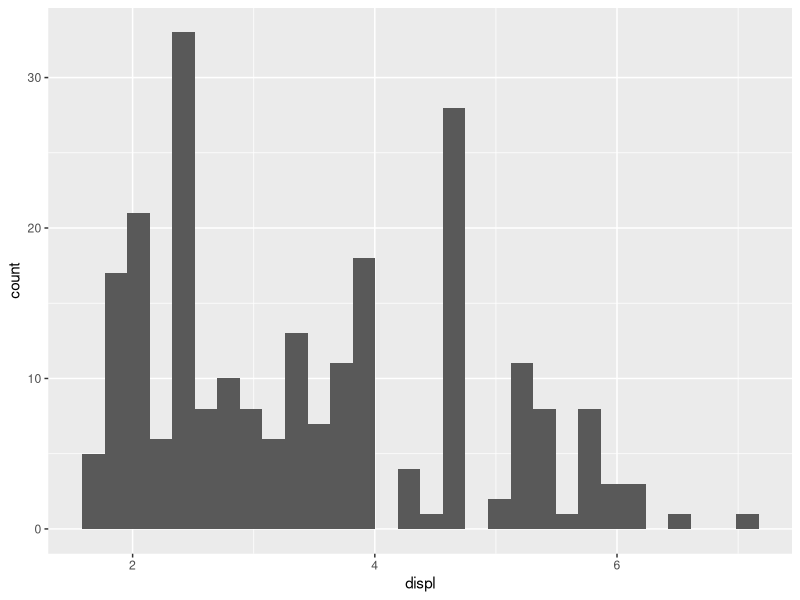
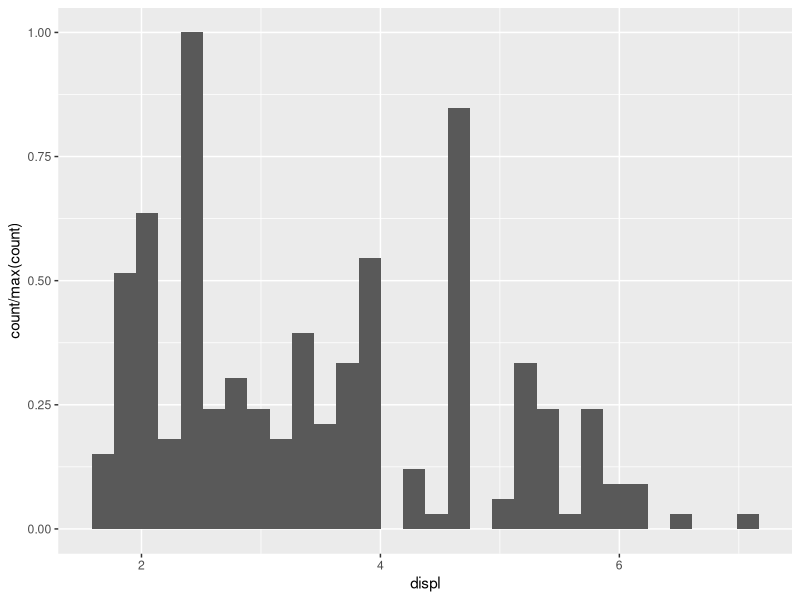

Here is the R script that generated these plots, in order:
library(ggplot2)


### Name: stat
### Title: Calculated aesthetics
### Aliases: stat

### ** Examples

# Default histogram display
ggplot(mpg, aes(displ)) +
  geom_histogram(aes(y = stat(count)))

# Scale tallest bin to 1
ggplot(mpg, aes(displ)) +
  geom_histogram(aes(y = stat(count / max(count))))
